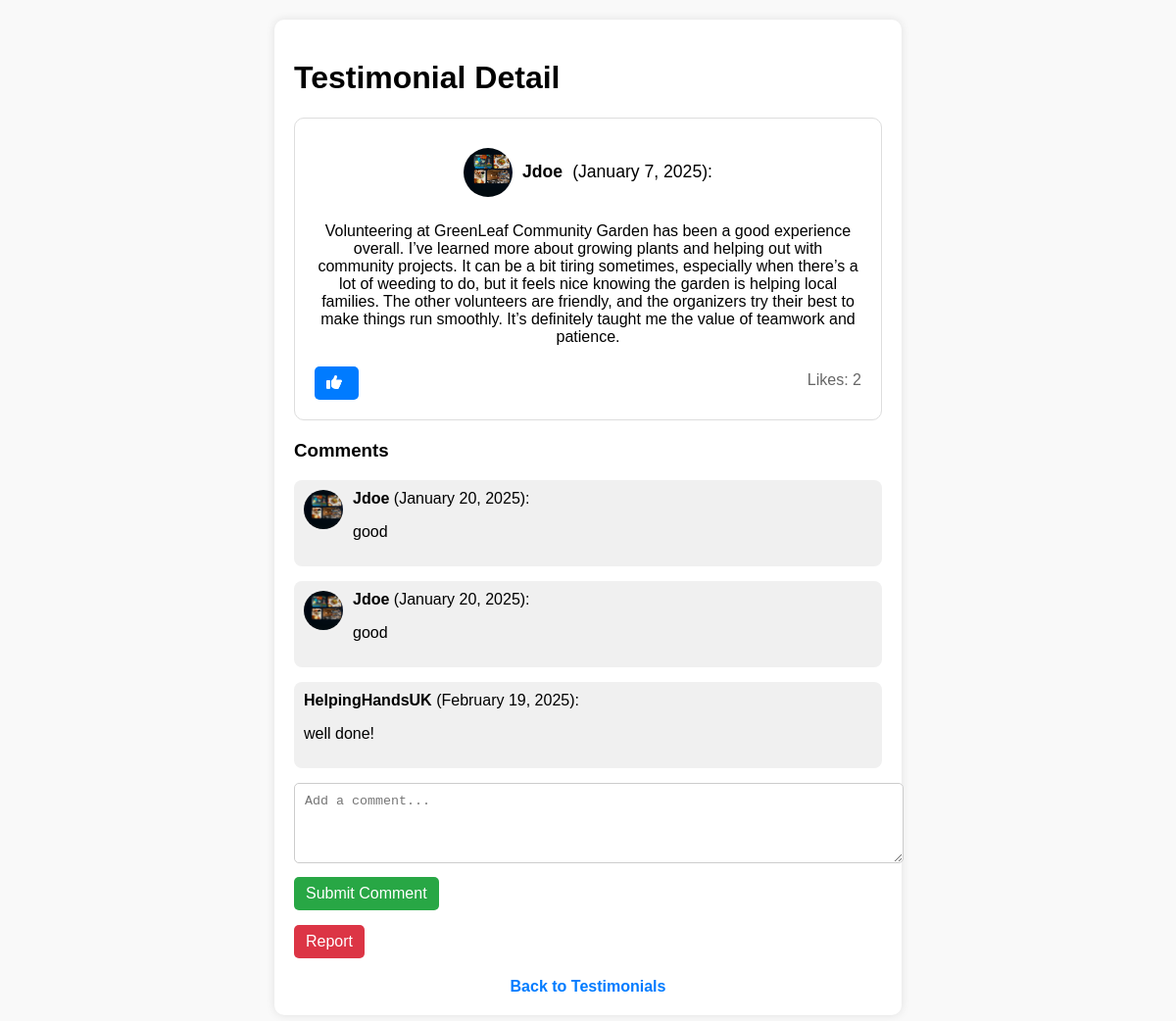
The page /testimonial-detail/4 on the database its author committed.
### volunteers/models.py (models this page shows, shortened)
class Testimonial(models.Model):
    user = models.ForeignKey(User, on_delete=models.CASCADE)
    text = models.TextField()
    created_at = models.DateTimeField(auto_now_add=True)
    updated_at = models.DateTimeField(auto_now=True)
    image = models.ImageField(upload_to='testimonials/', blank=True, null=True)
    likes = models.ManyToManyField(User, related_name='liked_testimonials', blank=True)
    status = models.CharField(
        max_length=20,
        choices=[('published', 'Published'), ('draft', 'Draft')],
        default='published',
    )

class User(AbstractUser):
    USER_TYPES = [
        ('volunteer', 'Volunteer'),
        ('organisation', 'Organisation')
    ]
    username = models.CharField(max_length=150, unique=True)
    user_type = models.CharField(max_length=20, choices=USER_TYPES)
    phone_number = models.CharField(max_length=15, blank=True, null=True)
    location = models.CharField(max_length=100)
    profile_picture = models.ImageField(upload_to='profile_pictures/', blank=True, null=True)
    user_created_at = models.DateTimeField(auto_now_add=True)
    saved_opportunities = models.ManyToManyField('VolunteerOpportunity', related_name='saved_by', through='SavedOpportunities')
    applied_opportunities = models.ManyToManyField('VolunteerOpportunity', related_name='applied_by', through='VolunteerApplications')
    profile_is_private = models.BooleanField(default=False)
    postcode = models.CharField(max_length=10)
    groups = models.ManyToManyField(
        'auth.Group',
        related_name='volunteers_user_set',
        blank=True,
        help_text='The groups this user belongs to.',
    )
    user_permissions = models.ManyToManyField(
        'auth.Permission',
        related_name='volunteers_user_set',
        blank=True,
        help_text='Specific permissions for this user.',
    )

class Comment(models.Model):
    testimonial = models.ForeignKey(Testimonial, on_delete=models.CASCADE, related_name='comments')
    user = models.ForeignKey(User, on_delete=models.CASCADE)
    text = models.TextField()
    created_at = models.DateTimeField(auto_now_add=True)
    updated_at = models.DateTimeField(auto_now=True)

### volunteers/views.py (the view, shortened to what this page needs)
# urls.py: path('testimonial-detail/<int:testimonial_id>', views.testimonial_detail, name='testimonial_detail'),
def testimonial_detail(request, testimonial_id):
    testimonial = get_object_or_404(Testimonial, id=testimonial_id)
    comments = testimonial.comments.all()
    return render(request, 'testimonial_detail.html', {'testimonial': testimonial, 'comments': comments})

### volunteers/templates/testimonial_detail.html (shortened to what this page needs)
<!DOCTYPE html>
<html lang="en">
<head>
    <link rel="stylesheet" href="https://cdnjs.cloudflare.com/ajax/libs/font-awesome/6.0.0-beta3/css/all.min.css">
    {% load static %}
    <link rel="stylesheet" href="{% static 'testimonial-detail.css' %}">
</head>
<body>
    <div class="testimonial-detail">
        <h1>Testimonial Detail</h1>
        <div class="testimonial-card">
            <div class="user-info">
                {% if testimonial.user.profile_picture %}
                    <img src="{{ testimonial.user.profile_picture.url }}" alt="Profile Picture" class="profile-pic">
                {% endif %}
                <strong>{{ testimonial.user.username }}</strong> ({{ testimonial.created_at|date:"F j, Y" }}):
            </div>
            <div>
                <p>{{ testimonial.text }}</p>
                <div class="like-count">
                    Likes: {{ testimonial.likes.count }}
                </div>
                <form method="POST" action="{% url 'like_testimonial' testimonial.id %}">
                    <button type="submit" class="like-button">
                        {% if user in testimonial.likes.all %}
                            <i class="fas fa-thumbs-down"></i>
                        {% else %}
                            <i class="fas fa-thumbs-up"></i>
                        {% endif %}
                    </button>
                </form>
            </div>
        </div>
        <div class="comments-section">
            <h3>Comments</h3>
            {% for comment in testimonial.comments.all %}
            <div class="comment">
                {% if comment.user.profile_picture %}
                    <img src="{{ comment.user.profile_picture.url }}" alt="Profile Picture" class="profile-pic">
                {% endif %}
                <div>
                    <strong id="comment-username">{{ comment.user.username }}</strong> ({{ comment.created_at|date:"F j, Y" }}):
                    <p>{{ comment.text }}</p>
                </div>
            </div>
            {% endfor %}
            <div class="comment-form">
                <form method="POST" action="{% url 'add-comment' testimonial.id %}">
                    <textarea name="comment_text" rows="4" placeholder="Add a comment..."></textarea>
                    <button type="submit">Submit Comment</button>
                </form>
            </div>
        </div>
        <form method="POST" action="{% url 'report_testimonial' testimonial.id %}">
            <button type="submit" class="report-button">Report</button>
        </form>
        <div class="back-button">
            <a href="{% url 'testimonial_list' %}">Back to Testimonials</a>
        </div>
    </div>
</body>
</html>

### volunteers/static/testimonial-detail.css (style rules this page uses)
body { font-family: Arial, sans-serif; background-color: #f9f9f9; margin: 0; padding: 20px; display: flex; justify-content: center; }
.testimonial-detail { background: white; padding: 20px; border-radius: 10px; box-shadow: 0 0 10px rgba(0, 0, 0, 0.1); width: 100%; max-width: 600px; }
.testimonial-card { display: flex; flex-direction: column; align-items: center; padding: 20px; border: 1px solid #ddd; border-radius: 10px; background: #fff; text-align: center; margin-bottom: 20px; }
.profile-pic { width: 50px; height: 50px; border-radius: 50%; object-fit: cover; margin-bottom: 10px; }
.user-info .profile-pic { width: 50px; height: 50px; border-radius: 50%; object-fit: cover; }
.user-info { display: flex; align-items: center; gap: 10px; font-size: 1.1rem; }
.testimonial-card img { max-width: 100%; border-radius: 10px; margin-top: 10px; }
.like-count { font-size: 16px; color: #666; margin-top: 10px; float: right; }
.like-button { background-color: #007bff; color: white; border: none; padding: 8px 12px; font-size: 16px; cursor: pointer; border-radius: 5px; margin-top: 5px; float: left; }
.like-button i { margin-right: 5px; }
.comments-section { margin-top: 20px; }
.comment { display: flex; align-items: flex-start; margin-bottom: 15px; background: #f0f0f0; padding: 10px; border-radius: 8px; }
.comment img { width: 40px; height: 40px; border-radius: 50%; object-fit: cover; margin-right: 10px; }
#comment-username { font-weight: bold; }
.comment-form textarea { width: 100%; border: 1px solid #ccc; border-radius: 5px; padding: 10px; }
.comment-form button { background-color: #28a745; color: white; border: none; padding: 8px 12px; font-size: 16px; cursor: pointer; border-radius: 5px; margin-top: 10px; }
.report-button { background-color: #dc3545; color: white; border: none; padding: 8px 12px; font-size: 16px; cursor: pointer; border-radius: 5px; margin-top: 15px; }
.back-button { text-align: center; margin-top: 20px; }
.back-button a { text-decoration: none; color: #007bff; font-weight: bold; }

### rows shown on the page
Testimonial: user.profile_picture (picture), user.username "Jdoe", created_at "January 7, 2025", text "Volunteering at GreenLeaf Community Garden has been a good experience overall. I’ve learned more about growing plants and helping out with community projects. It can be a bit tiring sometimes, especially when there’s a lot of weeding to do, but it feels nice knowing the garden is helping local families. The other volunteers are friendly, and the organizers try their best to make things run smoothly. It’s definitely taught me the value of teamwork and patience.", likes.count "2"
Comment: user.profile_picture (picture), user.username "Jdoe", created_at "January 20, 2025", text "good"
Comment: user.profile_picture (picture), user.username "Jdoe", created_at "January 20, 2025", text "good"
Comment: user.username "HelpingHandsUK", created_at "February 19, 2025", text "well done!"
